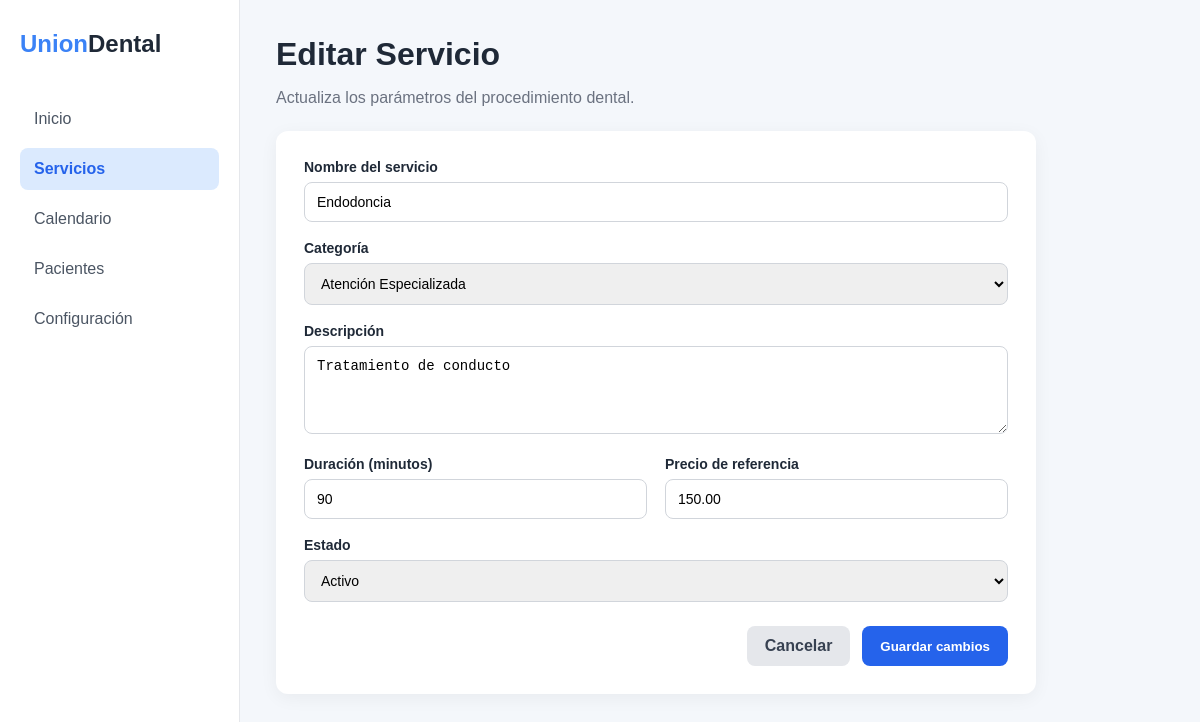
The app's page /src/public/index.php?url=servicio/editar/3 (signed in) with its own data.
### tables this page shows
CREATE TABLE IF NOT EXISTS servicios (
    id_servicio INT AUTO_INCREMENT PRIMARY KEY,
    id_categoria INT NOT NULL,
    nombre VARCHAR(120) NOT NULL,
    descripcion TEXT NULL,
    duracion_minutos INT NOT NULL DEFAULT 30,
    precio_ref DECIMAL(10,2) NOT NULL DEFAULT 0.00,
    estado ENUM('activo', 'inactivo') DEFAULT 'activo',
    creado_en TIMESTAMP DEFAULT CURRENT_TIMESTAMP,
    CONSTRAINT fk_servicios_categorias FOREIGN KEY (id_categoria) REFERENCES categorias_servicio(id_categoria) ON UPDATE CASCADE
);

CREATE TABLE IF NOT EXISTS categorias_servicio (
    id_categoria INT AUTO_INCREMENT PRIMARY KEY,
    nombre VARCHAR(100) NOT NULL UNIQUE,
    descripcion TEXT NULL,
    estado ENUM('activo', 'inactivo') DEFAULT 'activo',
    creado_en TIMESTAMP DEFAULT CURRENT_TIMESTAMP
);

### src/controllers/ServicioController.php (called while the page is built, shortened)
<?php
require_once __DIR__ . '/../models/Servicio.php';
require_once __DIR__ . '/../models/CategoriaServicio.php';
class ServicioController
{
    private Servicio $servicioModel;
    private CategoriaServicio $categoriaModel;
    public function __construct()
    {
        $this->servicioModel = new Servicio();
        $this->categoriaModel = new CategoriaServicio();
    }
    public function editar(int $id): void
    {
        $servicio = $this->servicioModel->obtenerPorId($id);
        $categorias = $this->categoriaModel->obtenerActivas();
        require __DIR__ . '/../views/servicios/editar.php';
    }
}

### src/config/Database.php (called while the page is built, shortened)
<?php
class Database {
    private static ?PDO $connection = null;
    public static function getConnection(): PDO {
        if (self::$connection === null) {
            $host = getenv('DB_HOST') ?: 'clinica_db';
            $port = getenv('DB_PORT') ?: '3306';
            $dbname = getenv('DB_NAME') ?: 'clinica_dental_db';
            $user = getenv('DB_USER') ?: 'clinica_user';
            $pass = getenv('DB_PASS') ?: 'Clinica2026!Pass';
            $dsn = "mysql:host={$host};port={$port};dbname={$dbname};charset=utf8mb4";
            $options = [
                PDO::ATTR_ERRMODE            => PDO::ERRMODE_EXCEPTION,
                PDO::ATTR_DEFAULT_FETCH_MODE => PDO::FETCH_ASSOC,
                PDO::ATTR_EMULATE_PREPARES   => false,
            ];
            try {
                self::$connection = new PDO($dsn, $user, $pass, $options);
            } catch (PDOException $e) {
                error_log("Error de conexión a la BD: " . $e->getMessage());
                die(json_encode([
                    'error' => true,
                    'message' => 'Error al conectar con la base de datos.'
                ]));
            }
        }
        return self::$connection;
    }
}

### src/models/Servicio.php (called while the page is built, shortened)
<?php
class Servicio
{
    private PDO $db;
    public function __construct()
    {
        $this->db = Database::getConnection();
    }
    public function obtenerPorId(int $id): ?array
    {
        $sql = "
            SELECT *
            FROM servicios
            WHERE id_servicio = :id
            LIMIT 1
        ";
        $stmt = $this->db->prepare($sql);
        $stmt->execute([
            'id' => $id
        ]);
        $servicio = $stmt->fetch();
        return $servicio ?: null;
    }
}

### src/models/CategoriaServicio.php (called while the page is built, shortened)
<?php
class CategoriaServicio
{
    private PDO $db;
    public function __construct()
    {
        $this->db = Database::getConnection();
    }
    public function obtenerActivas(): array
    {
        $sql = "
            SELECT *
            FROM categorias_servicio
            WHERE estado = 'activo'
            ORDER BY nombre
        ";
        $stmt = $this->db->query($sql);
        return $stmt->fetchAll();
    }
}

### src/views/servicios/editar.php (the view, shortened to what this page needs)
<!DOCTYPE html>
<html lang="es">
<head>
</head>
<body>
<div class="app">
    <aside class="sidebar">
        <div class="logo">
            <span>Union</span>Dental
        </div>
        <nav class="menu">
            <a href="?url=home/index">Inicio</a>
            <a href="?url=servicio/index" class="active">Servicios</a>
            <a href="#">Calendario</a>
            <a href="#">Pacientes</a>
            <a href="#">Configuración</a>
        </nav>
    </aside>
    <main class="main">
        <div class="header">
            <h1>Editar Servicio</h1>
            <p>Actualiza los parámetros del procedimiento dental.</p>
        </div>
        <div class="card">
            <form
                method="POST"
                action="?url=servicio/actualizar/<?= (int) $servicio['id_servicio'] ?>"
            >
                <div class="form-group">
                    <label for="nombre">Nombre del servicio</label>
                    <input
                        type="text"
                        id="nombre"
                        name="nombre"
                        value="<?= htmlspecialchars($servicio['nombre']) ?>"
                        required
                    >
                </div>
                <div class="form-group">
                    <label for="id_categoria">Categoría</label>
                    <select id="id_categoria" name="id_categoria" required>
                        <?php foreach ($categorias as $categoria): ?>
                            <option
                                value="<?= (int) $categoria['id_categoria'] ?>"
                                <?= (
                                    (int) $servicio['id_categoria']
                                    ===
                                    (int) $categoria['id_categoria']
                                ) ? 'selected' : '' ?>
                            >
                                <?= htmlspecialchars($categoria['nombre']) ?>
                            </option>
                        <?php endforeach; ?>
                    </select>
                </div>
                <div class="form-group">
                    <label for="descripcion">Descripción</label>
                    <textarea
                        id="descripcion"
                        name="descripcion"
                        rows="4"
                    ><?= htmlspecialchars($servicio['descripcion'] ?? '') ?></textarea>
                </div>
                <div class="row">
                    <div class="form-group">
                        <label for="duracion_minutos">Duración (minutos)</label>
                        <input
                            type="number"
                            id="duracion_minutos"
                            name="duracion_minutos"
                            min="1"
                            value="<?= (int) $servicio['duracion_minutos'] ?>"
                            required
                        >
                    </div>
                    <div class="form-group">
                        <label for="precio_ref">Precio de referencia</label>
                        <input
                            type="number"
                            id="precio_ref"
                            name="precio_ref"
                            min="0"
                            step="0.01"
                            value="<?= htmlspecialchars($servicio['precio_ref']) ?>"
                            required
                        >
                    </div>
                </div>
                <div class="form-group">
                    <label for="estado">Estado</label>
                    <select id="estado" name="estado" required>
                        <option
                            value="activo"
                            <?= $servicio['estado'] === 'activo' ? 'selected' : '' ?>
                        >
                            Activo
                        </option>
                    </select>
                </div>
                <div class="actions">
                    <a
                        href="?url=servicio/index"
                        class="btn btn-secondary"
                    >
                        Cancelar
                    </a>
                    <button
                        type="submit"
                        class="btn btn-primary"
                    >
                        Guardar cambios
                    </button>
                </div>
            </form>
        </div>
    </main>
</div>
</body>
</html>

### src/views/servicios/editar.php (style rules this page uses)
* { box-sizing: border-box; }
body { margin: 0; font-family: Arial, sans-serif; background: #f4f7fb; color: #1f2937; }
.app { display: flex; min-height: 100vh; }
.sidebar { width: 240px; background: white; border-right: 1px solid #e5e7eb; padding: 30px 20px; }
.logo { font-size: 24px; font-weight: 700; margin-bottom: 40px; }
.logo span:first-child { color: #3b82f6; }
.menu a { display: block; text-decoration: none; color: #4b5563; padding: 12px 14px; border-radius: 8px; margin-bottom: 8px; }
.menu a.active { background: #dbeafe; color: #2563eb; font-weight: 600; }
.main { flex: 1; padding: 36px; }
.header { margin-bottom: 24px; }
.header h1 { margin: 0; }
.header p { color: #6b7280; }
.card { max-width: 760px; background: white; padding: 28px; border-radius: 12px; box-shadow: 0 4px 18px rgba(0,0,0,0.05); }
.form-group { margin-bottom: 18px; }
label { display: block; margin-bottom: 7px; font-weight: 600; font-size: 14px; }
input, select, textarea { width: 100%; padding: 11px 12px; border: 1px solid #d1d5db; border-radius: 8px; font-size: 14px; }
.row { display: grid; grid-template-columns: 1fr 1fr; gap: 18px; }
.actions { display: flex; justify-content: flex-end; gap: 12px; margin-top: 24px; }
.btn { padding: 11px 18px; border-radius: 8px; text-decoration: none; border: none; cursor: pointer; font-weight: 600; }
.btn-secondary { background: #e5e7eb; color: #374151; }
.btn-primary { background: #2563eb; color: white; }

### records on screen
servicios: nombre "Endodoncia", id_categoria "Atención Especializada", descripcion "Tratamiento de conducto", duracion_minutos "90", precio_ref "150.00", estado "Activo"
